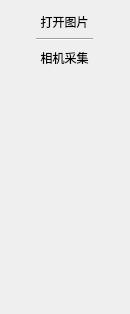
             <widget class="QWidget" name="page_5">
              <property name="geometry">
               <rect>
                <x>0</x>
                <y>0</y>
                <width>130</width>
                <height>314</height>
               </rect>
              </property>
              <attribute name="label">
               <string>图像采集</string>
              </attribute>
              <layout class="QGridLayout" name="gridLayout_2">
               <item row="0" column="0">
                <widget class="QToolButton" name="toolButton">
                 <property name="cursor">
                  <cursorShape>PointingHandCursor</cursorShape>
                 </property>
                 <property name="layoutDirection">
                  <enum>Qt::LeftToRight</enum>
                 </property>
                 <property name="styleSheet">
                  <string notr="true">QToolButton{
	border:none;
}
QToolButton:hover{
	background-color: rgb(214, 214, 214);
}
QToolButton:checked{
	background-color: rgb(214, 214, 214);
}</string>
                 </property>
                 <property name="text">
                  <string>打开图片</string>
                 </property>
                 <property name="icon">
                  <iconset resource="iconimage.qrc">
                   <normaloff>:/iconImage/icon_openImage.png</normaloff>:/iconImage/icon_openImage.png</iconset>
                 </property>
                 <property name="iconSize">
                  <size>
                   <width>25</width>
                   <height>25</height>
                  </size>
                 </property>
                 <property name="checkable">
                  <bool>true</bool>
                 </property>
                 <property name="checked">
                  <bool>false</bool>
                 </property>
                 <property name="autoExclusive">
                  <bool>true</bool>
                 </property>
                 <property name="toolButtonStyle">
                  <enum>Qt::ToolButtonTextBesideIcon</enum>
                 </property>
                </widget>
               </item>
               <item row="2" column="0">
                <widget class="QToolButton" name="toolButton_2">
                 <property name="cursor">
                  <cursorShape>PointingHandCursor</cursorShape>
                 </property>
                 <property name="layoutDirection">
                  <enum>Qt::LeftToRight</enum>
                 </property>
                 <property name="styleSheet">
                  <string notr="true">QToolButton{
	border:none;
}
QToolButton:hover{
	background-color: rgb(214, 214, 214);
}
QToolButton:checked{
	background-color: rgb(214, 214, 214);
}</string>
                 </property>
                 <property name="text">
                  <string>相机采集</string>
                 </property>
                 <property name="icon">
                  <iconset resource="iconimage.qrc">
                   <normaloff>:/iconImage/icon_openCamera.png</normaloff>:/iconImage/icon_openCamera.png</iconset>
                 </property>
                 <property name="iconSize">
                  <size>
                   <width>25</width>
                   <height>25</height>
                  </size>
                 </property>
                 <property name="checkable">
                  <bool>true</bool>
                 </property>
                 <property name="checked">
                  <bool>false</bool>
                 </property>
                 <property name="autoExclusive">
                  <bool>true</bool>
                 </property>
                 <property name="toolButtonStyle">
                  <enum>Qt::ToolButtonTextBesideIcon</enum>
                 </property>
                </widget>
               </item>
               <item row="3" column="0">
                <spacer name="verticalSpacer_2">
                 <property name="orientation">
                  <enum>Qt::Vertical</enum>
                 </property>
                 <property name="sizeHint" stdset="0">
                  <size>
                   <width>20</width>
                   <height>40</height>
                  </size>
                 </property>
                </spacer>
               </item>
               <item row="1" column="0">
                <widget class="Line" name="line_15">
                 <property name="orientation">
                  <enum>Qt::Horizontal</enum>
                 </property>
                </widget>
               </item>
              </layout>
             </widget>
